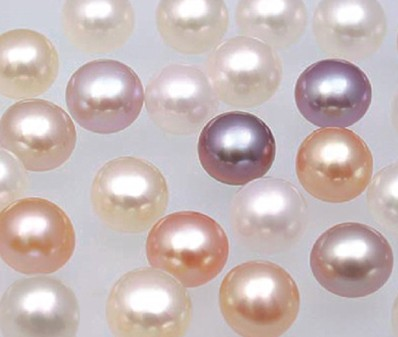
#> input picture Computer-vision/image/2-1.jpg, 398 x 337 px, found by its file name
$ python bead.py
#> lines starting #> are read from the running program, lines starting #| are printed output that depends on the picture; after the words box and inside, x2 and y2 are one past the last pixel; in counts of white or black regions, pixels touching at a corner belong together
import cv2
import numpy as np
import matplotlib.pyplot as plt
def adjust_gamma(image, gamma=1.0):
    # 建立查找表，将像素值[0，255]映射到调整后的伽玛值
    # 遍历[0，255]范围内的所有像素值来构建查找表，然后再提高到反伽马的幂-然后将该值存储在表格中
    invGamma = 1.0 / gamma
    table = np.array([((i / 255.0) ** invGamma) * 255
                      for i in np.arange(0, 256)]).astype("uint8")

    # 使用查找表应用伽玛校正
    return cv2.LUT(image, table)

k = np.ones((30,30), np.uint8)
# 读取珍珠图像
img = cv2.imread('./image/2-1.jpg')
#> img is the input picture: shape (337, 398, 3); mean B, G, R 184.5, 185.6, 200.4
Gau = cv2.GaussianBlur(img,(3,3),1)
# 转换为灰度图像
gray_image = cv2.cvtColor(Gau, cv2.COLOR_BGR2GRAY)

gamma_img = adjust_gamma(gray_image, 0.2)
#> in adjust_gamma, `return cv2.LUT(image, table)`:
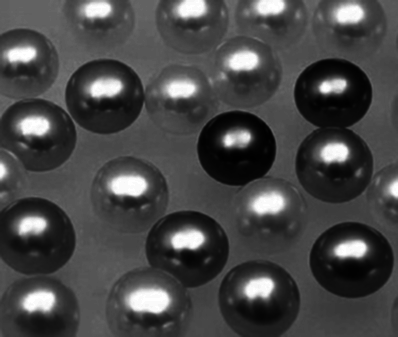
#> returned value: shape (337, 398); min 0, max 255, mean 70.9
cv2.imshow('gamma', gamma_img)

# 绘制灰度图
hist1 = cv2.calcHist([img],[0],None,[256],[0,256])
#> hist1 = 256 values, max 3061 at index 208, min 0 at index 0, mean 523.9
plt.figure()#新建一个图像
plt.title("Grayscale Histogram")#图像的标题
plt.xlabel("Bins")#X轴标签
plt.ylabel("# of Pixels")#Y轴标签
plt.plot(hist1)#画图
plt.xlim([0,256])#设置x坐标轴范围
#对直方图进行均衡化

equ = cv2.equalizeHist(gamma_img)
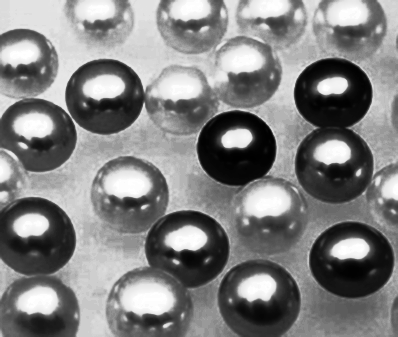
#> equ: shape (337, 398); min 0, max 255, mean 129.6
cv2.imshow('equ',equ)
opening = cv2.morphologyEx(equ, cv2.MORPH_OPEN, k)
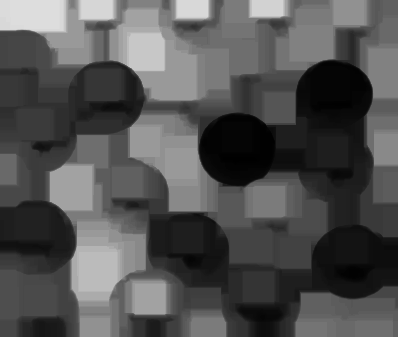
#> opening: shape (337, 398); min 0, max 221, mean 82.8
cv2.imshow('opening',opening)
#绘制灰度均衡化以后的直方图
hist2 = cv2.calcHist([opening],[0],None,[256],[0,256])
#> hist2 = 256 values, max 5785 at index 123, min 0 at index 4, mean 523.9
plt.figure()#新建一个图像
plt.title("Grayscale Histogram")#图像的标题
plt.xlabel("Bins")#X轴标签
plt.ylabel("# of Pixels")#Y轴标签
plt.plot(hist2)#画图
plt.xlim([0,256])#设置x坐标轴范围
#对图像进行二值化处理

ret,img1 = cv2.threshold(opening,200,255,cv2.THRESH_BINARY)
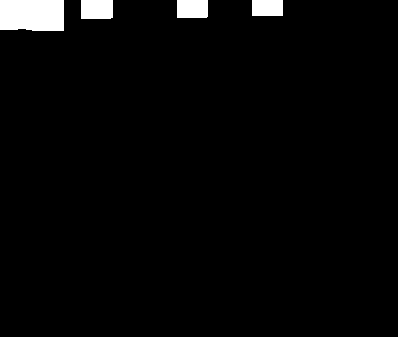
#> img1: shape (337, 398); 2.7% white; 4 white regions, box (x1, y1, x2, y2) and area: (0, 0, 64, 31) 1944, (81, 0, 113, 19) 606, (177, 0, 208, 18) 557, (252, 0, 283, 16) 496
# 应用Canny边缘检测器
edges = cv2.Canny(opening, 100, 200)
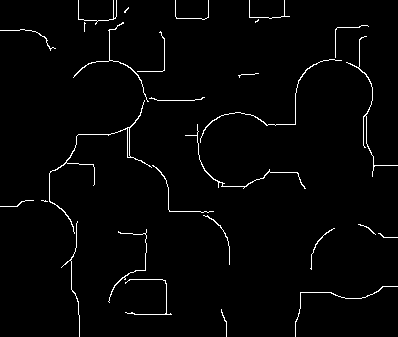
#> edges: shape (337, 398); 2% white in thin lines or dots
cv2.imshow('Canny', edges)

# 检测珍珠的轮廓
circles1 = cv2.HoughCircles(equ,cv2.HOUGH_GRADIENT,1,55,param1=100,param2=25,minRadius=20,maxRadius=60)
#> circles1 = 19 rows, first 8: [236.5, 149.5, 39.4], [128.5, 194.5, 38.5], [186.5, 254.5, 44.9], [257.5, 300.5, 41.4], [333.5, 163.5, 39.6], [243.5, 69.5, 38.3], [352.5, 252.5, 44.9], [147.5, 307.5, 41.3]

circles = circles1[0,:,:]#提取为二维
#> circles has the same summary as circles1
print(circles)
#> (printed output is left out)
circles = np.uint16(np.around(circles))#四舍五入，取整
#> circles = 19 rows, first 8: [236, 150, 39], [128, 194, 38], [186, 254, 45], [258, 300, 41], [334, 164, 40], [244, 70, 38], [352, 252, 45], [148, 308, 41]
for i in circles[:]:
    cv2.circle(img,(i[0],i[1]),i[2],(255,0,0),2)#画圆
    cv2.circle(img,(i[0],i[1]),2,(255,0,255),5)#画圆心
#> this loop made 19 passes
#> i on passes 1 to 12: [236, 150, 39], [128, 194, 38], [186, 254, 45], [258, 300, 41], [334, 164, 40], [244, 70, 38], [352, 252, 45], [148, 308, 41], [34, 140, 42], [332, 90, 39], [104, 100, 42], [268, 214, 39]
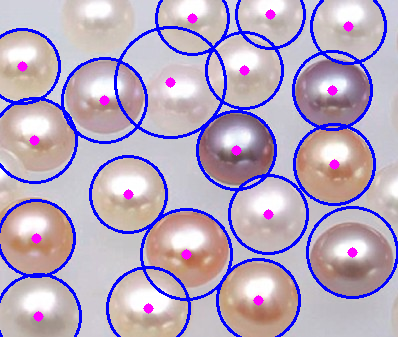
#> img: shape (337, 398, 3); 10.22% of pixels changed, all inside (x1, y1, x2, y2) = (0, 0, 398, 337)
    # # 绘制珍珠轮廓
    # cv2.drawContours(img, contours, -1, (0, 255, 0), 2)

# 显示结果
cv2.imshow('Pearl Detection', img)
cv2.waitKey(0)
cv2.destroyAllWindows()
plt.show()
#> figure, not shown here; curve peaks at x = 208, y = 3061
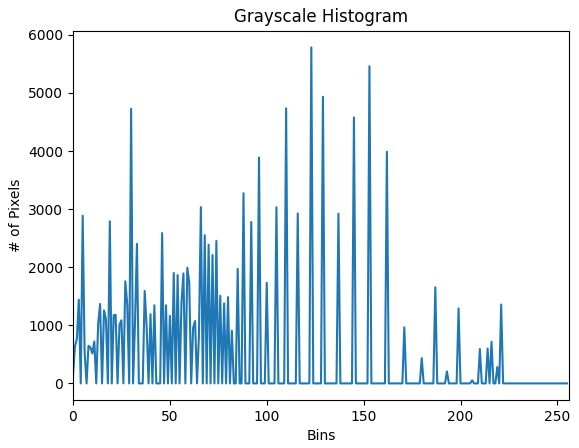
#> figure drawn by matplotlib, 1 panel; curve peaks at x = 123, y = 5785
'''
def adjust_gamma(image, gamma=1.0):
    # 建立查找表，将像素值[0，255]映射到调整后的伽玛值
    # 遍历[0，255]范围内的所有像素值来构建查找表，然后再提高到反伽马的幂-然后将该值存储在表格中
    invGamma = 1.0 / gamma
    table = np.array([((i / 255.0) ** invGamma) * 255
                      for i in np.arange(0, 256)]).astype("uint8")

    # 使用查找表应用伽玛校正
    return cv2.LUT(image, table)

# 读取珍珠图像
img = cv2.imread('./image/2-1.jpg')
Gau = cv2.GaussianBlur(img,(3,3),1)
# 转换为灰度图像
gray_image = cv2.cvtColor(Gau, cv2.COLOR_BGR2GRAY)

gamma_img = adjust_gamma(gray_image, 0.2)
# 绘制灰度图
hist1 = cv2.calcHist([img],[0],None,[256],[0,256])
equ = cv2.equalizeHist(gamma_img)
hist2 = cv2.calcHist([equ],[0],None,[256],[0,256])
ret,img1 = cv2.threshold(equ,200,255,cv2.THRESH_BINARY)
# 应用Canny边缘检测器
edges = cv2.Canny(equ, 100, 200)
# 检测珍珠的轮廓
circles1 = cv2.HoughCircles(equ,cv2.HOUGH_GRADIENT,1,55,param1=100,param2=25,minRadius=20,maxRadius=60)
circles = circles1[0,:,:]#提取为二维
circles = np.uint16(np.around(circles))#四舍五入，取整
for i in circles[:]:
    cv2.circle(img,(i[0],i[1]),i[2],(255,0,0),2)#画圆
    cv2.circle(img,(i[0],i[1]),2,(255,0,255),5)#画圆心
    # # 绘制珍珠轮廓
    # cv2.drawContours(img, contours, -1, (0, 255, 0), 2)
    '''
